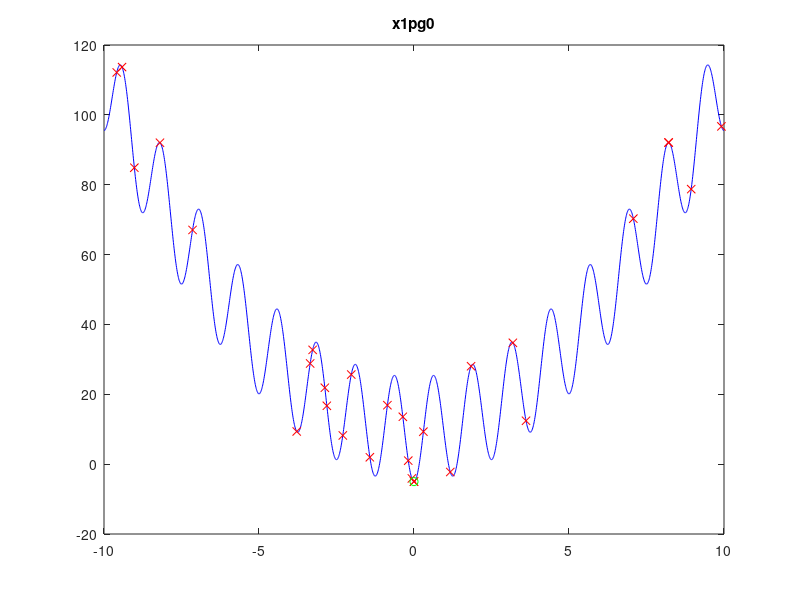

The MATLAB script that drew this image:
% Limpieza General
clear all;
close all;
clc;

%% Sección a borrar
x = -10:0.01:10;
y = 10+x.^2 - 15*cos(5*x);

%% Parámetros

np = 50;            % Número de particulas

x1p = rand(np,1) .* randi([-10, 10], np, 1);   % Posición inicial del enjambre

x1pg = rand([-10, 10]);           % Posición inicial del mejor global

x1pl = x1p;         % Posiciones iniciales de los mejores locales

% Desempeños iniciales
fxpg = 10000000;            % Desempeño global inicial
fxpl = ones(np,1) * fxpg;   % Desempeños locales iniciales

% Velocidad inicial
vx1 = zeros(np,1);

% Atracción
c1 = 0.5;  % Atracción hacia el local
c2 = 0.5;  % Atracción hacia el global

%% Algortimo
for i = 1:100 % Número de iteraciones

    fx = 10+x1p.^2 - 15*cos(5*x1p);     % Función de ajuste
    
    % Determinar el mínimo
    [val, ind] = min(fx);
    
    % Determinar el mejor global
    if val < fxpg
        fxpg = val;             % Actualizar del desempeño
        x1pg = x1p(ind,1);      % Actualizar la posición
    end
    
    % Determinar los mejores locales
    for p=1:np
        if fx(p,1) < fxpl(p,1)
            fxpl(p,1) = fx(p,1);      % Actualizar el desempeño local
            x1pl(p,1) = x1p(p,1);      % Actualizar la posición local
        end
    end
    
    %% Sección a borrar
    
    plot(x,y,'b-',x1p,fx,'rx',x1pg,fxpg,'go')
    axis([-10 10 -20 120])  % Dimensiones de los ejes X,Y
    title(['x1pg', num2str(x1pg)]);
    pause(0.1)
    
    %% Ecuaciones de movimiento
    % Actualizar velocidades
    vx1 = vx1 + c1 * rand() * (x1pl - x1p) + c2 * rand() * (x1pg - x1p);
    
    % Actualizar posiciones
    x1p = x1p + vx1;

end
